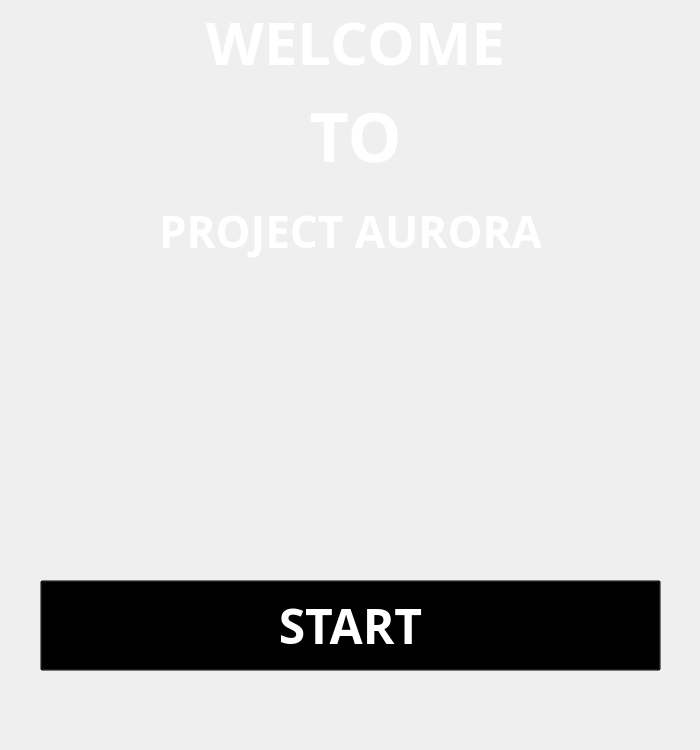
<?xml version="1.0" encoding="UTF-8"?>
<ui version="4.0">
 <class>MainWindow</class>
 <widget class="QMainWindow" name="MainWindow">
  <property name="geometry">
   <rect>
    <x>0</x>
    <y>0</y>
    <width>700</width>
    <height>750</height>
   </rect>
  </property>
  <property name="minimumSize">
   <size>
    <width>700</width>
    <height>750</height>
   </size>
  </property>
  <property name="maximumSize">
   <size>
    <width>700</width>
    <height>750</height>
   </size>
  </property>
  <property name="font">
   <font>
    <pointsize>30</pointsize>
    <italic>false</italic>
    <bold>true</bold>
   </font>
  </property>
  <property name="windowTitle">
   <string>MainWindow</string>
  </property>
  <property name="layoutDirection">
   <enum>Qt::LeftToRight</enum>
  </property>
  <property name="autoFillBackground">
   <bool>false</bool>
  </property>
  <property name="styleSheet">
   <string notr="true">#MainWindow{
background-image: url(&quot;E:/Downloads/341206-Beautiful-Sunset-Sky-Clouds-Secenery-Digital-Art - Copy.jpg&quot;);
}</string>
  </property>
  <widget class="QWidget" name="centralwidget">
   <widget class="QPushButton" name="pushButton">
    <property name="geometry">
     <rect>
      <x>40</x>
      <y>580</y>
      <width>621</width>
      <height>91</height>
     </rect>
    </property>
    <property name="font">
     <font>
      <family>OCR A Extended</family>
      <pointsize>36</pointsize>
      <bold>true</bold>
     </font>
    </property>
    <property name="mouseTracking">
     <bool>true</bool>
    </property>
    <property name="autoFillBackground">
     <bool>false</bool>
    </property>
    <property name="styleSheet">
     <string notr="true">#pushButton{
background-color:transparent;

color: rgb(255, 255, 255);
}

#pushButton:hover{
color:rgb(188, 0, 0);
background-color:rgb(255, 255, 255);
border: 2px solid black;
border-radius:10px;


}

#pushButton:pressed{
color:rgb(255, 255, 255);
background:none;
border:none;
}</string>
    </property>
    <property name="text">
     <string>START</string>
    </property>
    <property name="autoDefault">
     <bool>false</bool>
    </property>
    <property name="default">
     <bool>false</bool>
    </property>
    <property name="flat">
     <bool>false</bool>
    </property>
   </widget>
   <widget class="QLabel" name="label">
    <property name="geometry">
     <rect>
      <x>150</x>
      <y>0</y>
      <width>411</width>
      <height>81</height>
     </rect>
    </property>
    <property name="font">
     <font>
      <family>OCR A Extended</family>
      <pointsize>45</pointsize>
      <bold>true</bold>
     </font>
    </property>
    <property name="styleSheet">
     <string notr="true">#label{
color: rgb(255, 255, 255);
background-color:transparent;

}
#label:hover{
color:qlineargradient(spread:pad, x1:0, y1:0, x2:0, y2:1, stop:0 rgba(255, 255, 255, 255), stop:0.495 rgba(255, 255, 255, 255), stop:0.505 rgba(255, 0, 0, 255), stop:1 rgba(255, 0, 0, 255));
}
</string>
    </property>
    <property name="text">
     <string>WELCOME</string>
    </property>
    <property name="alignment">
     <set>Qt::AlignHCenter|Qt::AlignTop</set>
    </property>
   </widget>
   <widget class="QLabel" name="label_2">
    <property name="geometry">
     <rect>
      <x>260</x>
      <y>90</y>
      <width>191</width>
      <height>91</height>
     </rect>
    </property>
    <property name="font">
     <font>
      <family>OCR A Extended</family>
      <pointsize>51</pointsize>
      <bold>true</bold>
     </font>
    </property>
    <property name="styleSheet">
     <string notr="true">#label_2{
color: rgb(255, 255, 255);
background-color:transparent;
}

#label_2:hover{
color:qlineargradient(spread:pad, x1:0, y1:0, x2:0, y2:1, stop:0 rgba(255, 255, 255, 255), stop:0.495 rgba(255, 255, 255, 255), stop:0.505 rgba(255, 0, 0, 255), stop:1 rgba(255, 0, 0, 255))
}</string>
    </property>
    <property name="text">
     <string>TO</string>
    </property>
    <property name="alignment">
     <set>Qt::AlignCenter</set>
    </property>
   </widget>
   <widget class="QLabel" name="label_3">
    <property name="geometry">
     <rect>
      <x>20</x>
      <y>190</y>
      <width>661</width>
      <height>81</height>
     </rect>
    </property>
    <property name="font">
     <font>
      <family>OCR A Extended</family>
      <pointsize>33</pointsize>
      <bold>true</bold>
     </font>
    </property>
    <property name="styleSheet">
     <string notr="true">#label_3{
color: rgb(255, 255, 255);
background-color:transparent;

}

#label_3:hover{
color:qlineargradient(spread:pad, x1:0, y1:0, x2:0, y2:1, stop:0 rgba(255, 255, 255, 255), stop:0.495 rgba(255, 255, 255, 255), stop:0.505 rgba(255, 0, 0, 255), stop:1 rgba(255, 0, 0, 255));
}</string>
    </property>
    <property name="text">
     <string>PROJECT AURORA</string>
    </property>
    <property name="alignment">
     <set>Qt::AlignCenter</set>
    </property>
   </widget>
   <widget class="QLabel" name="label_4">
    <property name="geometry">
     <rect>
      <x>0</x>
      <y>-10</y>
      <width>741</width>
      <height>751</height>
     </rect>
    </property>
    <property name="text">
     <string/>
    </property>
    <property name="pixmap">
     <pixmap resource="Resources.qrc">:/Image/Resource/welcome.jpg</pixmap>
    </property>
    <property name="scaledContents">
     <bool>true</bool>
    </property>
   </widget>
   <zorder>label_4</zorder>
   <zorder>label</zorder>
   <zorder>label_2</zorder>
   <zorder>label_3</zorder>
   <zorder>pushButton</zorder>
  </widget>
 </widget>
 <resources>
  <include location="Resources.qrc"/>
 </resources>
 <connections/>
</ui>
